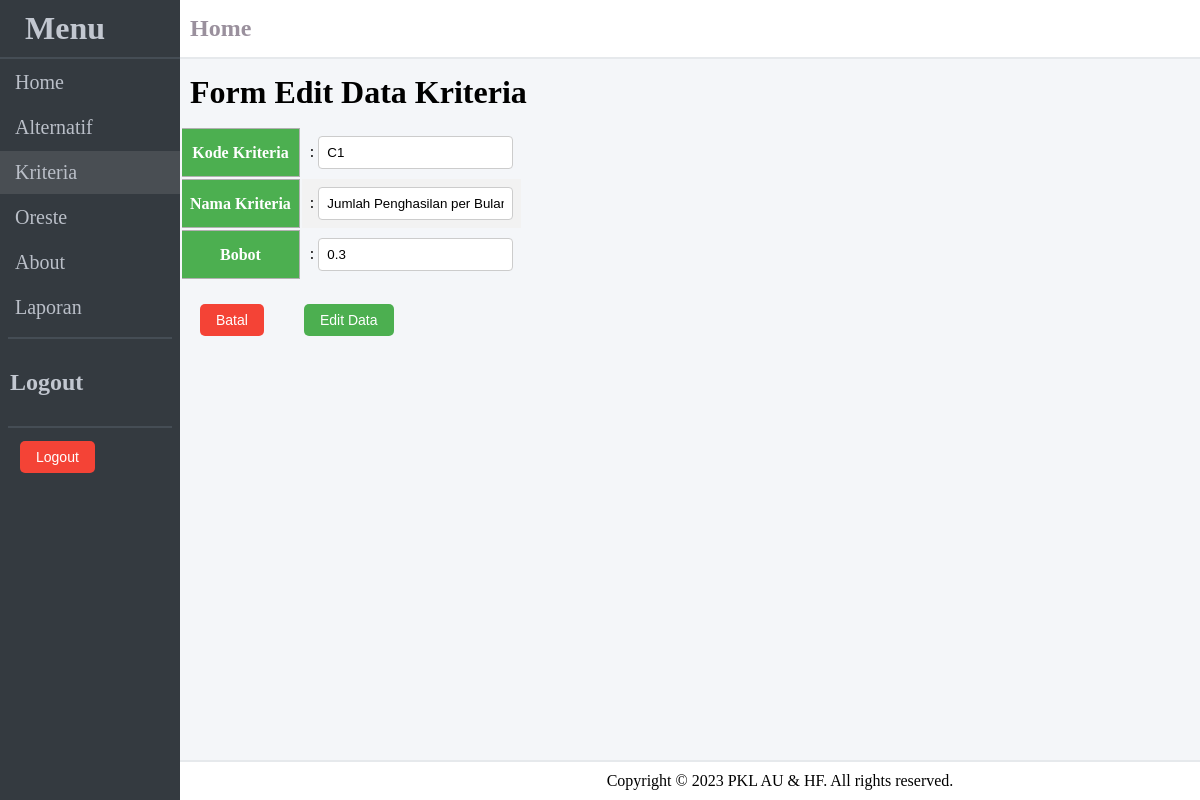
The app's page /?page=kriteria&act=edit&id=1 (signed in) with its own data.
### tables this page shows
CREATE TABLE `kriteria` (
  `id` int(11) NOT NULL,
  `kode` varchar(10) NOT NULL,
  `nama` varchar(50) NOT NULL,
  `bobot` float NOT NULL
);

### aplikasi/config/database.php (called while the page is built, shortened)
<?php
$host    = "127.0.0.1";
$user    = "root";
$pass    = "";
$db_name = "dbspk";
$port    = 3306;
$conn    = mysqli_connect($host,$user,$pass,$db_name,$port);
function getRecord($tabel,$field,$where){
	global $conn;
	$query = mysqli_query($conn,"SELECT {$field} FROM {$tabel} {$where}");
	return $query;
}
function fetch($query){
	$data = mysqli_fetch_array($query);
	return $data;
}
 ?>

### aplikasi/modul/kriteria/edit.php (the view, shortened to what this page needs)
<?php
$id = $_GET['id'];
$query  = getRecord("kriteria","*","WHERE id='$id'");
$row    = fetch($query);
?>
<h1 class="judul-content">Form Edit Data Kriteria</h1>
<form action="" method="POST">
<table >
        <tr>
            <th><label for="kode">Kode Kriteria</label></th>
            <td>: <input class="input-text" type="text" name="kode" id="kode" value="<?= $row["kode"]  ?>" readonly></td>
        </tr>
        <tr>
            <th><label for="nama">Nama Kriteria</label></th>
            <td>: <input class="input-text" type="text" name="nama" id="nama" value="<?= $row["nama"]  ?>" readonly></td>
        </tr>
        <tr>
            <th><label for="decimalInput">Bobot</label></th>
            <td>: <input class="input-text" type="text" name="bobot" id="decimalInput" value="<?= $row["bobot"]  ?>" autocomplete="off" required></td>
        </tr>
    </table>
	<br>
    <div class="btn-bawah">
		<button class="batal-btn" type="button" onclick="window.location.href='./?page=kriteria'">Batal</button>
        <button class="proses-btn" type="submit" name="simpan">Edit Data</button>
    </div>
</form>

### assets/css/style.css (style rules this page uses)
body { padding: 0; margin: 0; }
.judul-content { color: black; padding: 15px 10px; margin: 0; }
th, td { padding: 8px; word-wrap: break-word; text-align: center; border: 1px solid #b1b1b1; }
th:last-child, td:last-child { border-right: none; }
th:first-child, td:first-child { border-left: none; }
tr:last-child { border-bottom: 1px solid black; }
tr:first-child { border-top: 1px solid black; }
th { background-color: #4CAF50; color: white; }
tr:nth-child(even) { background-color: #f2f2f2; }
.proses-btn { background-color: #4CAF50; color: white; border: none; padding: 8px 16px; text-align: center; text-decoration: none; display: inline-block; font-size: 14px; cursor: pointer; border-radius: 5px; margin: 5px 20px; }

### aplikasi/modul/kriteria/edit.php (style rules this page uses)
td { border: none; }
.input-text { padding: 8px; border: 1px solid #ccc; border-radius: 4px; }
.btn-bawah { display: flex; width: 25%; }
.proses-btn { background-color: #4CAF50; color: white; border: none; padding: 8px 16px; text-align: center; text-decoration: none; display: inline-block; font-size: 14px; cursor: pointer; border-radius: 5px; margin: 5px 20px; }
.proses-btn:last-child { margin-right: 0; }
.batal-btn { background-color: #f44336; color: white; border: none; padding: 8px 16px; text-align: center; text-decoration: none; display: inline-block; font-size: 14px; cursor: pointer; border-radius: 5px; margin: 5px 20px; }

### records on screen
kriteria: kode "C1", nama "Jumlah Penghasilan per Bulan", bobot "0.3"
